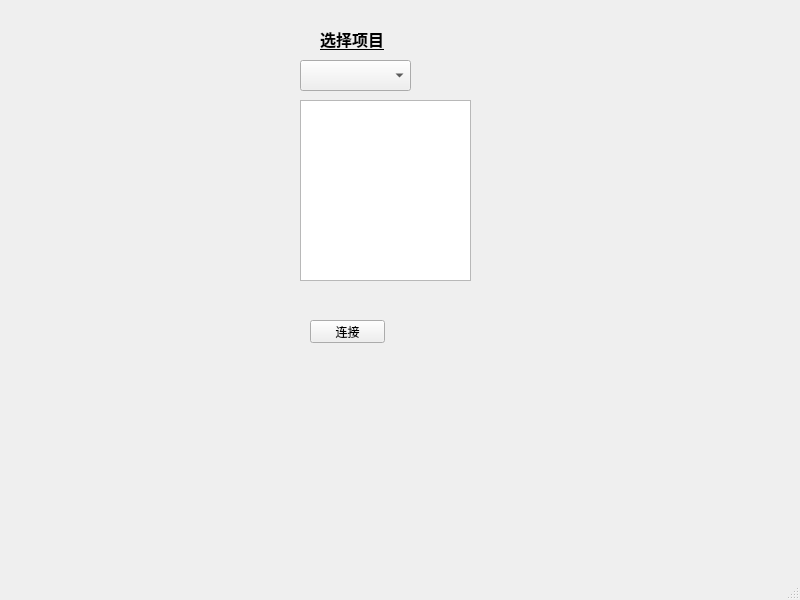
<?xml version="1.0" encoding="UTF-8"?>
<ui version="4.0">
 <class>MainWindow</class>
 <widget class="QMainWindow" name="MainWindow">
  <property name="geometry">
   <rect>
    <x>0</x>
    <y>0</y>
    <width>800</width>
    <height>600</height>
   </rect>
  </property>
  <property name="windowTitle">
   <string>MainWindow</string>
  </property>
  <widget class="QWidget" name="centralwidget">
   <widget class="QComboBox" name="comboBox">
    <property name="geometry">
     <rect>
      <x>300</x>
      <y>60</y>
      <width>111</width>
      <height>31</height>
     </rect>
    </property>
   </widget>
   <widget class="QLabel" name="label">
    <property name="geometry">
     <rect>
      <x>320</x>
      <y>23</y>
      <width>71</width>
      <height>31</height>
     </rect>
    </property>
    <property name="font">
     <font>
      <family>Arial</family>
      <pointsize>12</pointsize>
      <weight>75</weight>
      <bold>true</bold>
      <underline>true</underline>
     </font>
    </property>
    <property name="text">
     <string>选择项目</string>
    </property>
    <property name="textFormat">
     <enum>Qt::PlainText</enum>
    </property>
   </widget>
   <widget class="QPushButton" name="connect_server">
    <property name="geometry">
     <rect>
      <x>310</x>
      <y>320</y>
      <width>75</width>
      <height>23</height>
     </rect>
    </property>
    <property name="text">
     <string>连接</string>
    </property>
   </widget>
   <widget class="QListWidget" name="listWidget">
    <property name="geometry">
     <rect>
      <x>300</x>
      <y>100</y>
      <width>171</width>
      <height>181</height>
     </rect>
    </property>
   </widget>
  </widget>
  <widget class="QMenuBar" name="menubar">
   <property name="geometry">
    <rect>
     <x>0</x>
     <y>0</y>
     <width>800</width>
     <height>22</height>
    </rect>
   </property>
  </widget>
  <widget class="QStatusBar" name="statusbar"/>
 </widget>
 <resources/>
 <connections/>
</ui>
